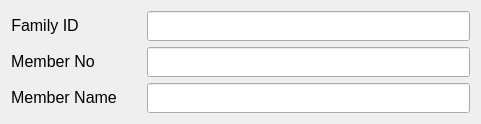
   <widget class="QWidget" name="layoutWidget">
    <property name="geometry">
     <rect>
      <x>180</x>
      <y>490</y>
      <width>481</width>
      <height>111</height>
     </rect>
    </property>
    <layout class="QFormLayout" name="formLayout">
     <property name="horizontalSpacing">
      <number>30</number>
     </property>
     <item row="0" column="0">
      <widget class="QLabel" name="label_family_id">
       <property name="font">
        <font>
         <pointsize>10</pointsize>
        </font>
       </property>
       <property name="text">
        <string>&lt;html&gt;&lt;head/&gt;&lt;body&gt;&lt;p align=&quot;center&quot;&gt;&lt;span style=&quot; font-size:12pt;&quot;&gt;Family ID&lt;/span&gt;&lt;/p&gt;&lt;/body&gt;&lt;/html&gt;</string>
       </property>
      </widget>
     </item>
     <item row="0" column="1">
      <widget class="QLineEdit" name="lineEdit_family_id">
       <property name="minimumSize">
        <size>
         <width>0</width>
         <height>30</height>
        </size>
       </property>
      </widget>
     </item>
     <item row="1" column="0">
      <widget class="QLabel" name="label_member_no">
       <property name="font">
        <font>
         <pointsize>10</pointsize>
        </font>
       </property>
       <property name="text">
        <string>&lt;html&gt;&lt;head/&gt;&lt;body&gt;&lt;p align=&quot;center&quot;&gt;&lt;span style=&quot; font-size:12pt;&quot;&gt;Member No&lt;/span&gt;&lt;/p&gt;&lt;/body&gt;&lt;/html&gt;</string>
       </property>
      </widget>
     </item>
     <item row="1" column="1">
      <widget class="QLineEdit" name="lineEdit_member_no">
       <property name="minimumSize">
        <size>
         <width>0</width>
         <height>30</height>
        </size>
       </property>
      </widget>
     </item>
     <item row="2" column="0">
      <widget class="QLabel" name="label_member_name">
       <property name="font">
        <font>
         <pointsize>10</pointsize>
        </font>
       </property>
       <property name="text">
        <string>&lt;html&gt;&lt;head/&gt;&lt;body&gt;&lt;p align=&quot;center&quot;&gt;&lt;span style=&quot; font-size:12pt;&quot;&gt;Member Name&lt;/span&gt;&lt;/p&gt;&lt;/body&gt;&lt;/html&gt;</string>
       </property>
      </widget>
     </item>
     <item row="2" column="1">
      <widget class="QLineEdit" name="lineEdit_member_name">
       <property name="minimumSize">
        <size>
         <width>0</width>
         <height>30</height>
        </size>
       </property>
      </widget>
     </item>
    </layout>
   </widget>
